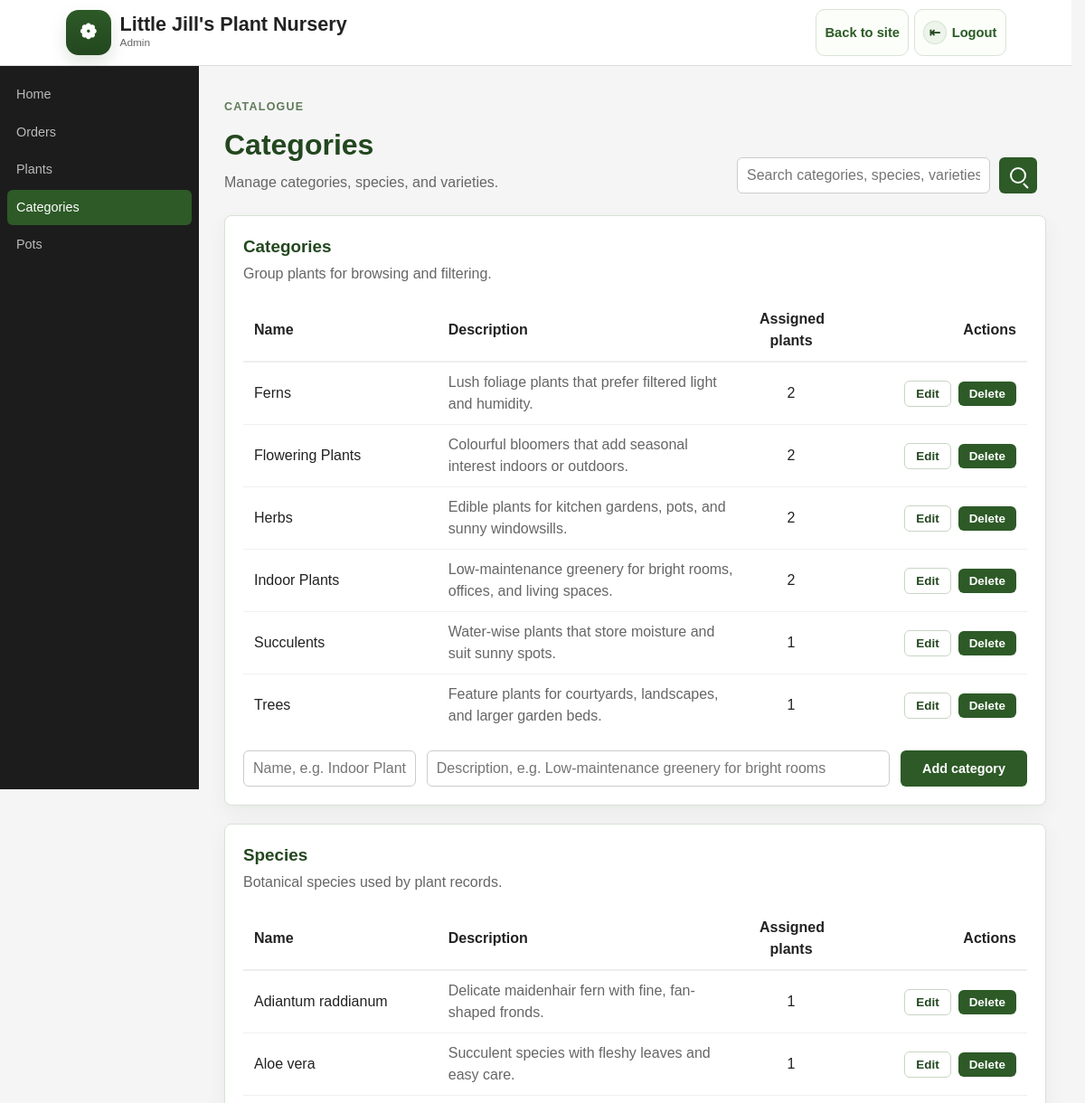
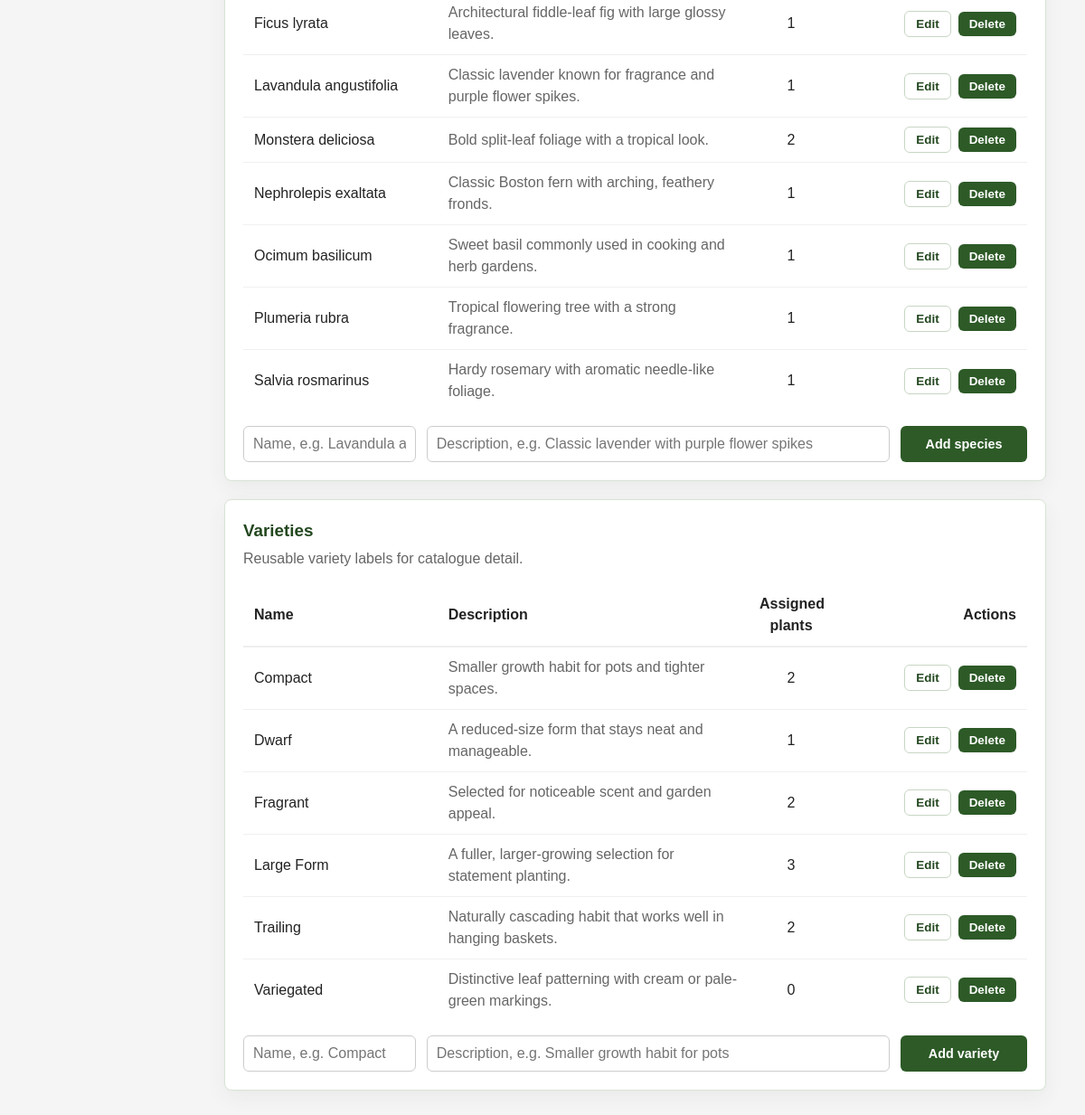
The page /admin/categories (signed in) on the database its author committed (2 pictures, top to bottom).
### models.py (models this page shows)
class Category(db.Model):
    id: Mapped[int] = mapped_column(primary_key=True)
    name: Mapped[str] = mapped_column(String(100), nullable=False)
    image_filename: Mapped[Optional[str]] = mapped_column(String(255))
    description: Mapped[Optional[str]] = mapped_column(String(255))

class Species(db.Model):
    id: Mapped[int] = mapped_column(primary_key=True)
    name: Mapped[str] = mapped_column(String(100), nullable=False)
    description: Mapped[Optional[str]] = mapped_column(String(255))

class Variety(db.Model):
    id: Mapped[int] = mapped_column(primary_key=True)
    name: Mapped[str] = mapped_column(String(100), nullable=False)
    description: Mapped[Optional[str]] = mapped_column(String(255))

### admin.py (the view)
@admin_bp.route("/categories")
@staff_required
def categories():
    search_query = request.args.get("q", "").strip()
    categories = Category.query.order_by(Category.name).all()
    species = Species.query.order_by(Species.name).all()
    varieties = Variety.query.order_by(Variety.name).all()
    return render_template(
        "admin/categories.html",
        categories=_filter_taxonomy_records(categories, search_query),
        species=_filter_taxonomy_records(species, search_query),
        varieties=_filter_taxonomy_records(varieties, search_query),
        search_query=search_query,
        category_counts=_plant_counts_for(Plant.category_id),
        species_counts=_plant_counts_for(Plant.species_id),
        variety_counts=_plant_counts_for(Plant.variety_id),
    )

### admin.py (called while the page is built)
def _plant_counts_for(column):
    return dict(
        db.session.query(column, db.func.count(Plant.id))
        .filter(column.isnot(None))
        .group_by(column)
        .all()
    )

def _filter_taxonomy_records(records, query):
    if not query:
        return records
    query = query.lower()
    return [
        record for record in records
        if query in " ".join([record.name or "", record.description or ""]).lower()
    ]

def staff_required(f):
    @wraps(f)
    @login_required
    def decorated(*args, **kwargs):
        if not current_user.is_staff:
            abort(403)
        return f(*args, **kwargs)
    return decorated

### app.py (called while the page is built)
@login_manager.user_loader
def load_user(user_id):
    return User.query.get(int(user_id))

def decimal_price(value):
    if value is None:
        return Decimal("0.00")
    if isinstance(value, Decimal):
        return value.quantize(Decimal("0.01"))
    return Decimal(str(value)).quantize(Decimal("0.01"))

def build_cart_summary(cart):
    items = []
    subtotal = Decimal("0.00")
    for item in cart.items:
        unit_price = decimal_price(item.unit_price_snapshot)
        line_total = unit_price * item.quantity
        subtotal += line_total
        items.append(
            {
                "id": item.id,
                "plant_id": item.plant_id,
                "pot_id": item.pot_id,
                "name": item.plant_name_snapshot,
                "pot_size": item.pot_size_snapshot,
                "image_filename": item.image_snapshot,
                "quantity": item.quantity,
                "unit_price": unit_price,
                "line_total": line_total,
                "plant": item.plant,
            }
        )
    return {
        "items": items,
        "subtotal": subtotal,
        "total": subtotal,
        "item_count": sum(item["quantity"] for item in items),
    }

def get_active_cart(user):
    return (
        Cart.query.filter_by(user_id=user.id, status="active")
        .order_by(Cart.updated_at.desc(), Cart.id.desc())
        .first()
    )

@app.context_processor
def inject_header_cart_summary():
    return get_header_cart_summary()

### templates/admin/categories.html (shortened to what this page needs)
{% extends 'admin/_base.html' %}
{% block content %}
<header class="admin-page-header">
    <div>
        <p class="page-header__eyebrow">Catalogue</p>
        <h1>Categories</h1>
        {% if search_query %}
            <p class="muted">Showing taxonomy records matching "{{ search_query }}".</p>
        {% else %}
            <p class="muted">Manage categories, species, and varieties.</p>
        {% endif %}
    </div>
    <form class="admin-search-form admin-search-form--inline" method="get" action="{{ url_for('admin.categories') }}">
        <input id="taxonomy-search" type="text" name="q" value="{{ search_query }}" placeholder="Search categories, species, varieties">
        <button class="button-link button-link--sm admin-search-submit" type="submit" aria-label="Search taxonomy">
            <span class="admin-search-icon" aria-hidden="true"></span>
        </button>
    </form>
</header>
<section class="card card--soft">
    <div class="admin-card-header">
        <div>
            <h2>Categories</h2>
            <p class="muted">Group plants for browsing and filtering.</p>
        </div>
    </div>
    {% if categories %}
    <table class="data-table taxonomy-table">
        <thead>
            <tr>
                <th>Name</th>
                <th>Description</th>
                <th>Assigned plants</th>
                <th>Actions</th>
            </tr>
        </thead>
        <tbody>
            {% for c in categories %}
            <tr class="taxonomy-row">
                <td>
                    <span class="taxonomy-display">{{ c.name }}</span>
                </td>
                <td>
                    <span class="taxonomy-display muted">{{ c.description or '-' }}</span>
                </td>
                <td>{{ category_counts.get(c.id, 0) }}</td>
                <td>
                    <div class="admin-table-actions">
                        <button class="button-link button-link--sm button-secondary taxonomy-display taxonomy-edit-toggle" type="button">Edit</button>
                        <form method="post" action="{{ url_for('admin.delete_category', id=c.id) }}" onsubmit="return confirm({{ ('Delete ' ~ c.name ~ '?')|tojson }});">
                            <button class="button-link button-link--sm" type="submit">Delete</button>
                        </form>
                    </div>
                </td>
            </tr>
            {% endfor %}
        </tbody>
    </table>
    {% endif %}
    <form class="taxonomy-add-form" method="post" action="{{ url_for('admin.create_category') }}">
        <div class="input-group">
            <input id="category-name" type="text" name="name" maxlength="100" placeholder="Name, e.g. Indoor Plants" required>
        </div>
        <div class="input-group">
            <input id="category-description" type="text" name="description" maxlength="255" placeholder="Description, e.g. Low-maintenance greenery for bright rooms">
        </div>
        <button class="button-link button-link--sm" type="submit">Add category</button>
    </form>
</section>
<section class="card card--soft">
    <div class="admin-card-header">
        <div>
            <h2>Species</h2>
            <p class="muted">Botanical species used by plant records.</p>
        </div>
    </div>
    {% if species %}
    <table class="data-table taxonomy-table">
        <thead>
            <tr>
                <th>Name</th>
                <th>Description</th>
                <th>Assigned plants</th>
                <th>Actions</th>
            </tr>
        </thead>
        <tbody>
            {% for s in species %}
            <tr class="taxonomy-row">
                <td>
                    <span class="taxonomy-display">{{ s.name }}</span>
                </td>
                <td>
                    <span class="taxonomy-display muted">{{ s.description or '-' }}</span>
                </td>
                <td>{{ species_counts.get(s.id, 0) }}</td>
                <td>
                    <div class="admin-table-actions">
                        <button class="button-link button-link--sm button-secondary taxonomy-display taxonomy-edit-toggle" type="button">Edit</button>
                        <form method="post" action="{{ url_for('admin.delete_species', id=s.id) }}" onsubmit="return confirm({{ ('Delete ' ~ s.name ~ '?')|tojson }});">
                            <button class="button-link button-link--sm" type="submit">Delete</button>
                        </form>
                    </div>
                </td>
            </tr>
            {% endfor %}
        </tbody>
    </table>
    {% endif %}
    <form class="taxonomy-add-form" method="post" action="{{ url_for('admin.create_species') }}">
        <div class="input-group">
            <input id="species-name" type="text" name="name" maxlength="100" placeholder="Name, e.g. Lavandula angustifolia" required>
        </div>
        <div class="input-group">
            <input id="species-description" type="text" name="description" maxlength="255" placeholder="Description, e.g. Classic lavender with purple flower spikes">
        </div>
        <button class="button-link button-link--sm" type="submit">Add species</button>
    </form>
</section>
<section class="card card--soft">
    <div class="admin-card-header">
        <div>
            <h2>Varieties</h2>
            <p class="muted">Reusable variety labels for catalogue detail.</p>
        </div>
    </div>
    {% if varieties %}
    <table class="data-table taxonomy-table">
        <thead>
            <tr>
                <th>Name</th>
                <th>Description</th>
                <th>Assigned plants</th>
                <th>Actions</th>
            </tr>
        </thead>
        <tbody>
            {% for v in varieties %}
            <tr class="taxonomy-row">
                <td>
                    <span class="taxonomy-display">{{ v.name }}</span>
                </td>
                <td>
                    <span class="taxonomy-display muted">{{ v.description or '-' }}</span>
                </td>
                <td>{{ variety_counts.get(v.id, 0) }}</td>
                <td>
                    <div class="admin-table-actions">
                        <button class="button-link button-link--sm button-secondary taxonomy-display taxonomy-edit-toggle" type="button">Edit</button>
                        <form method="post" action="{{ url_for('admin.delete_variety', id=v.id) }}" onsubmit="return confirm({{ ('Delete ' ~ v.name ~ '?')|tojson }});">
                            <button class="button-link button-link--sm" type="submit">Delete</button>
                        </form>
                    </div>
                </td>
            </tr>
            {% endfor %}
        </tbody>
    </table>
    {% endif %}
    <form class="taxonomy-add-form" method="post" action="{{ url_for('admin.create_variety') }}">
        <div class="input-group">
            <input id="variety-name" type="text" name="name" maxlength="100" placeholder="Name, e.g. Compact">
        </div>
        <div class="input-group">
            <input id="variety-description" type="text" name="description" maxlength="255" placeholder="Description, e.g. Smaller growth habit for pots">
        </div>
        <button class="button-link button-link--sm" type="submit">Add variety</button>
    </form>
</section>
{% endblock %}

### static/css/base.css (style rules this page uses)
body { margin: 0; font-family: Arial, sans-serif; background: #f5f5f5; color: #222; line-height: 1.5; }
html { scrollbar-gutter: stable; }
.muted { color: #666; }

### static/css/buttons.css (style rules this page uses)
button { padding: 10px 14px; border: none; border-radius: 6px; background: #2d5a27; color: #fff; cursor: pointer; }
.button-link { display: inline-flex; align-items: center; justify-content: center; padding: 10px 16px; border-radius: 8px; background: #2d5a27; color: #fff; text-decoration: none; font-weight: 600; font-size: 0.92rem; border: none; cursor: pointer; }
.button-link--sm { padding: 6px 12px; font-size: 0.84rem; border-radius: 6px; }
.button-secondary { background: #fff; color: #23471f; border: 1px solid #c7d6c3; }

### static/css/forms.css (style rules this page uses)
.input-group { display: grid; gap: 6px; }
input[type="text"], input[type="email"], input[type="password"], input[type="number"], textarea, select { width: 100%; padding: 10px; border: 1px solid #ccc; border-radius: 6px; box-sizing: border-box; background: #fff; font-family: inherit; font-size: inherit; }

### static/css/cards.css (style rules this page uses)
.card { background: #fff; border: 1px solid #ddd; border-radius: 8px; padding: 20px; margin-bottom: 20px; }
.card--soft { border-color: #d8e3d5; box-shadow: 0 8px 22px rgba(35, 71, 31, 0.06); }
.data-table { width: 100%; border-collapse: collapse; }
.data-table th, .data-table td { padding: 10px 12px; text-align: left; border-bottom: 1px solid #f0f0f0; }
.data-table th { font-weight: 600; border-bottom: 2px solid #eee; }
.data-table tr:last-child td { border-bottom: none; }
.taxonomy-table { table-layout: fixed; }
.taxonomy-table th:first-child, .taxonomy-table td:first-child { width: 28%; }

### static/css/plants.css (style rules this page uses)
.page-header__eyebrow { margin: 0 0 8px; font-size: 0.78rem; font-weight: 700; letter-spacing: 0.1em; text-transform: uppercase; color: #5e7a58; }

### static/css/admin.css (style rules this page uses)
.admin-page-header, .admin-detail-header { display: flex; justify-content: space-between; align-items: flex-end; gap: 16px; margin-bottom: 20px; padding: 8px 0 4px; }
.admin-page-header h1, .admin-detail-header h1 { margin: 0 0 6px; color: #23471f; font-size: 2rem; }
.admin-page-header .muted, .admin-detail-header .muted { margin: 0; }
.admin-card-header { display: flex; justify-content: space-between; align-items: flex-start; gap: 16px; margin-bottom: 16px; }
.admin-card-header h2 { margin: 0 0 4px; color: #23471f; font-size: 1.18rem; }
.admin-card-header .muted { margin: 0; }
.admin-table-actions { display: flex; justify-content: flex-end; align-items: center; gap: 8px; }
.admin-table-actions form { display: inline-flex; margin: 0; }
.admin-table-actions .button-link { width: auto; }
.admin-search-form { display: grid; grid-template-columns: minmax(240px, 360px) auto auto; gap: 10px; align-items: center; justify-content: end; margin-bottom: 16px; }
.admin-search-form .button-link { width: auto; min-height: 40px; }
.admin-search-form--inline { grid-template-columns: minmax(180px, 280px) auto auto; margin-bottom: 0; }
.admin-search-submit { min-width: 42px; padding-left: 12px; padding-right: 12px; }
.admin-search-icon { position: relative; display: inline-block; width: 14px; height: 14px; border: 2px solid currentColor; border-radius: 50%; }
.admin-search-icon::after { content: ""; position: absolute; width: 7px; height: 2px; right: -6px; bottom: -3px; background: currentColor; transform: rotate(45deg); transform-origin: left center; }
.taxonomy-add-form { display: grid; grid-template-columns: 22% minmax(260px, 1fr) auto; gap: 10px 12px; align-items: end; margin-top: 16px; }
.taxonomy-table th:first-child, .taxonomy-table td:first-child { width: 22%; }
.taxonomy-table th:nth-last-child(2), .taxonomy-table td:nth-last-child(2) { width: 70px; text-align: center; }
.taxonomy-add-form button { justify-self: stretch; min-width: 140px; min-height: 40px; padding: 10px 16px; font-size: 0.9rem; }
.taxonomy-table th:last-child, .taxonomy-table td:last-child { width: 190px; text-align: right; }

### rows shown on the page
Category: name "Ferns", description "Lush foliage plants that prefer filtered light and humidity.", get "2"
Category: name "Flowering Plants", description "Colourful bloomers that add seasonal interest indoors or outdoors.", get "2"
Category: name "Herbs", description "Edible plants for kitchen gardens, pots, and sunny windowsills.", get "2"
Category: name "Indoor Plants", description "Low-maintenance greenery for bright rooms, offices, and living spaces.", get "2"
Category: name "Succulents", description "Water-wise plants that store moisture and suit sunny spots.", get "1"
Category: name "Trees", description "Feature plants for courtyards, landscapes, and larger garden beds.", get "1"
Species: name "Adiantum raddianum", description "Delicate maidenhair fern with fine, fan-shaped fronds.", get "1"
Species: name "Aloe vera", description "Succulent species with fleshy leaves and easy care.", get "1"
Species: name "Ficus lyrata", description "Architectural fiddle-leaf fig with large glossy leaves.", get "1"
Species: name "Lavandula angustifolia", description "Classic lavender known for fragrance and purple flower spikes.", get "1"
Species: name "Monstera deliciosa", description "Bold split-leaf foliage with a tropical look.", get "2"
Species: name "Nephrolepis exaltata", description "Classic Boston fern with arching, feathery fronds.", get "1"
Species: name "Ocimum basilicum", description "Sweet basil commonly used in cooking and herb gardens.", get "1"
Species: name "Plumeria rubra", description "Tropical flowering tree with a strong fragrance.", get "1"
Species: name "Salvia rosmarinus", description "Hardy rosemary with aromatic needle-like foliage.", get "1"
Variety: name "Compact", description "Smaller growth habit for pots and tighter spaces.", get "2"
Variety: name "Dwarf", description "A reduced-size form that stays neat and manageable.", get "1"
Variety: name "Fragrant", description "Selected for noticeable scent and garden appeal.", get "2"
Variety: name "Large Form", description "A fuller, larger-growing selection for statement planting.", get "3"
Variety: name "Trailing", description "Naturally cascading habit that works well in hanging baskets.", get "2"
Variety: name "Variegated", description "Distinctive leaf patterning with cream or pale-green markings.", get "0"
